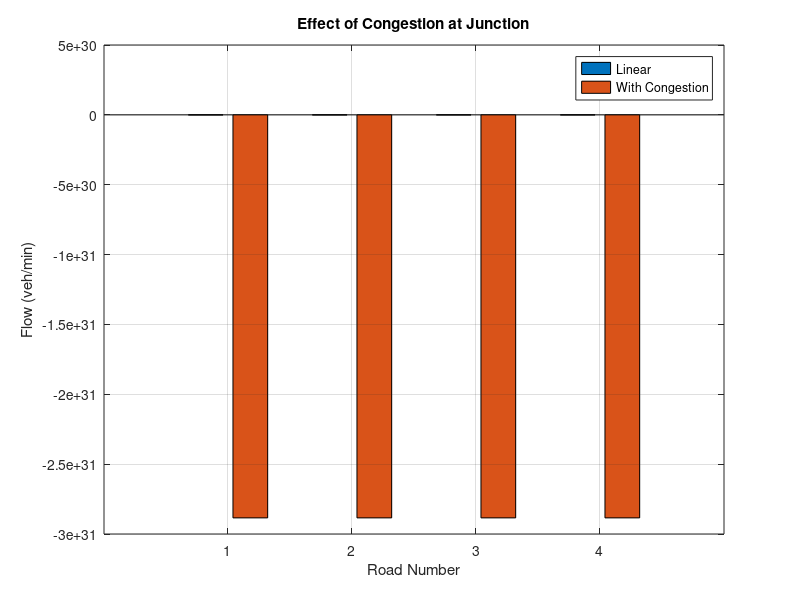

Write the MATLAB code that produced this figure.
clc; clear; close all;

%% -------------------------------
% PART 1 : Linear Intersection Flow (LAB 3)
%% -------------------------------

A = [0.3 0.2 0.1 0.4;
     0.2 0.3 0.4 0.1;
     0.1 0.4 0.2 0.3;
     0.4 0.1 0.3 0.2];

B = [180;160;150;170];

X_linear = A\B;   % Linear solution

disp('Linear Traffic Flow (veh/min)')
disp(X_linear)

%% -------------------------------
% PART 2 : Congestion Effect (Nonlinear)  (LAB 5 concept)
%% -------------------------------

alpha = 0.0005;  % congestion parameter

X_cong = X_linear .* (1 - alpha*X_linear);

disp('Traffic Flow with Congestion Effect (veh/min)')
disp(X_cong)

% Comparison plot
figure
bar([X_linear X_cong])
legend('Linear','With Congestion')
xlabel('Road Number')
ylabel('Flow (veh/min)')
title('Effect of Congestion at Junction')
grid on


